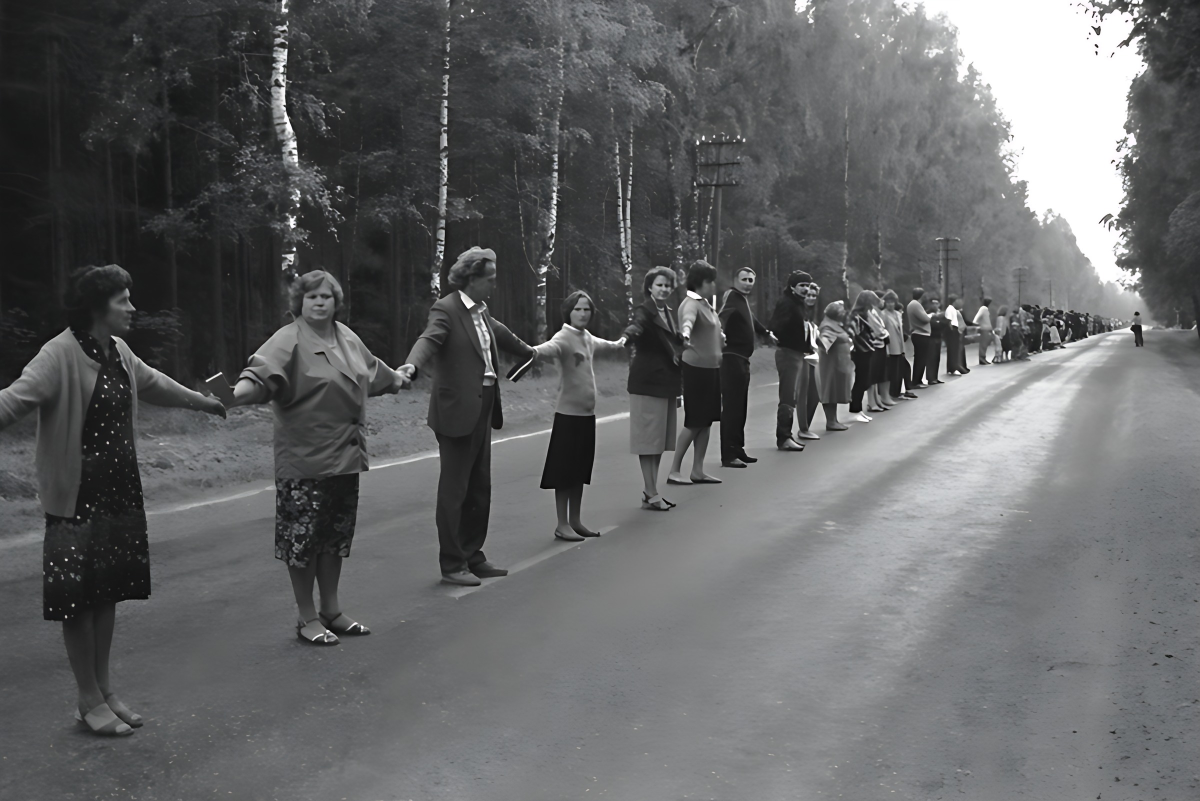
#> input picture projects/example_baltic/archive/balticway.jpg, 2400 x 1602 px (shown at 1/2 size)
$ python hunyuan.py ../../projects/example_baltic/archive/balticway.jpg
#> lines starting #> are read from the running program, lines starting #| are printed output that depends on the picture; after the words box and inside, x2 and y2 are one past the last pixel; in counts of white or black regions, pixels touching at a corner belong together
"""Image -> 3D mesh with Tencent Hunyuan3D-2 (public HF Space, /shape_generation).
Writes out/model/matryoshka.glb and out/model/meta.json (image crop box for UV projection).
Exit code 3 = Space unavailable (workflow then falls back to TripoSR on CPU)."""
import json, os, shutil, sys, time
import numpy as np
from PIL import Image

SRC, OUT = sys.argv[1], "out/model"
os.makedirs(OUT, exist_ok=True)
im = Image.open(SRC).convert("RGB"); a = np.asarray(im).astype(int)
#> further down, im is the input picture: PIL image 2400x1602 RGB; mean R, G, B 99.1, 100.2, 101.3
mask = (np.abs(a - 255).sum(-1) > 40)
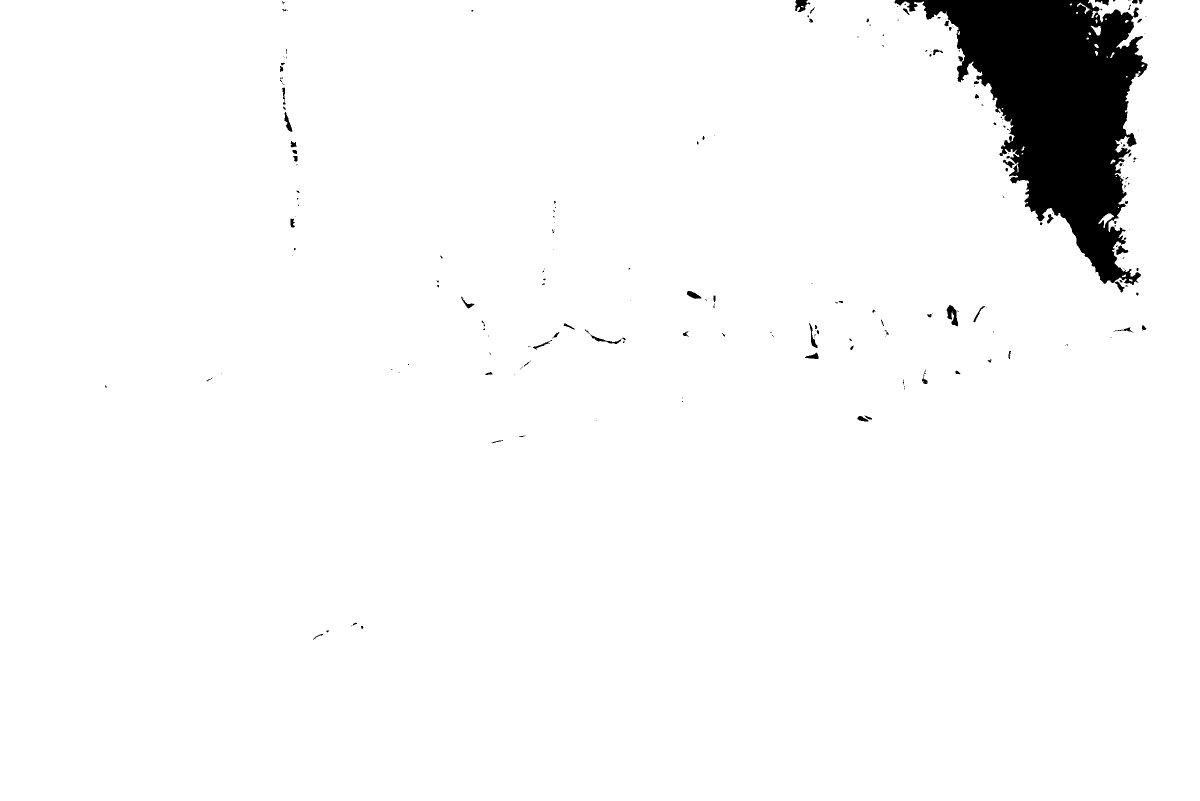
#> mask: shape (1602, 2400) bool (shown at 1/2 size); 96.5% white; 227 black regions (151 under 20 px), largest, box (x1, y1, x2, y2) and area: (1789, 0, 2295, 570) 127162, (1893, 610, 1916, 653) 527, (1590, 0, 1621, 24) 436
ys, xs = np.where(mask)
x0, x1, y0, y1 = xs.min(), xs.max(), ys.min(), ys.max()
#> x0 = 0; x1 = 2399; y0 = 0; y1 = 1601
pad = int(0.06 * (y1 - y0))
#> pad = 96
side = max(x1 - x0, y1 - y0) + 2 * pad
#> side = 2591
cx, cy = (x0 + x1) // 2, (y0 + y1) // 2
#> cx = 1199; cy = 800
sq = Image.new("RGB", (side, side), (255, 255, 255))
#> sq: PIL image 2591x2591 RGB; every value is 255
sq.paste(im, (side // 2 - cx, side // 2 - cy))
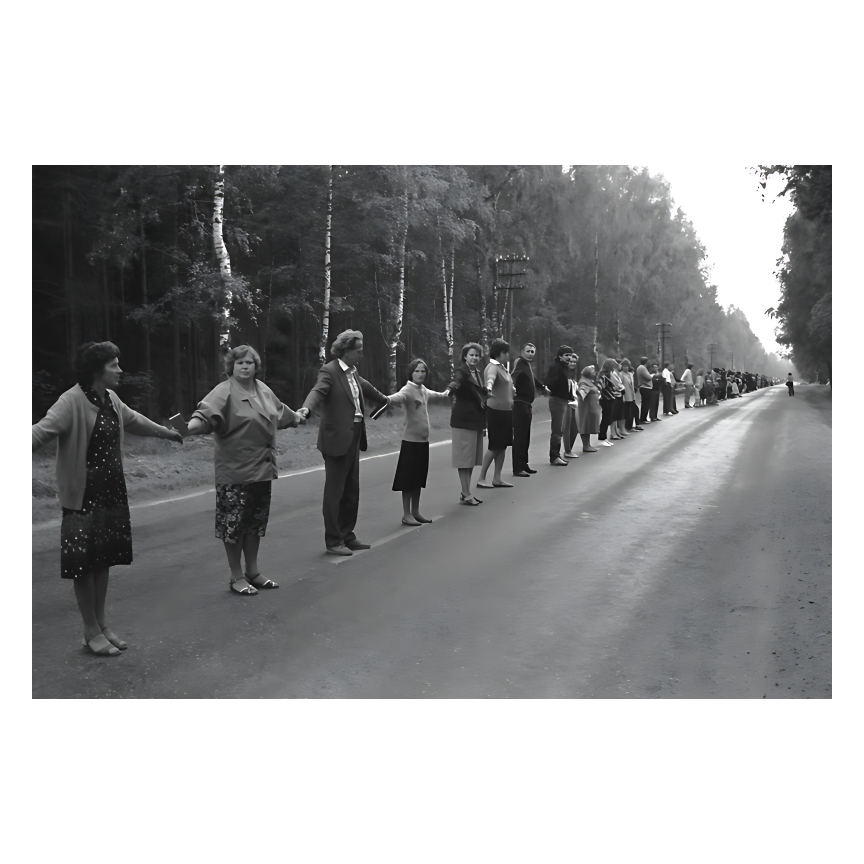
#> sq: PIL image 2591x2591 RGB (shown at 1/3 size); mean R, G, B 165.7, 166.3, 167
sq = sq.resize((1024, 1024), Image.LANCZOS); sq.save(f"{OUT}/input_square.png")
json.dump({"img_w": im.width, "img_h": im.height, "bbox": [int(x0), int(y0), int(x1), int(y1)]}, open(f"{OUT}/meta.json", "w"))
shutil.copy(SRC, f"{OUT}/texture.png")

from gradio_client import Client, handle_file
for attempt in range(3):
    try:
#> (the run stopped early here; a loop or call above may not have finished)
